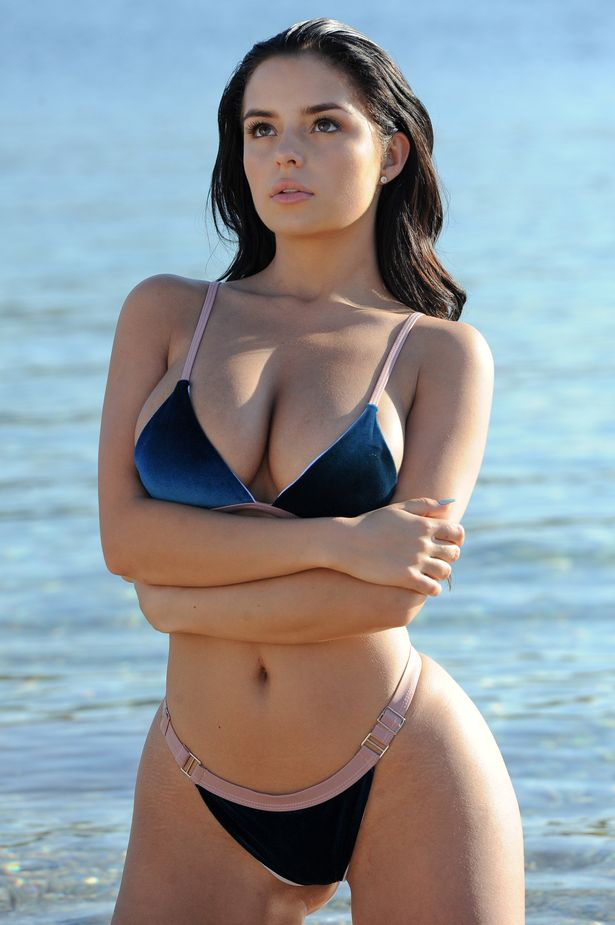
#> input picture 11Computer Vision with Python 3/2Filters and Features/images/image.jpg, 615 x 925 px
$ python 'i8candy edge.py'
#> lines starting #> are read from the running program, lines starting #| are printed output that depends on the picture
from skimage import io
from skimage import feature
from skimage import color


img = io.imread("images/image.jpg")
#> img is the input picture: shape (925, 615, 3); mean R, G, B 144.3, 151.1, 156.1

img = color.rgb2gray(img)
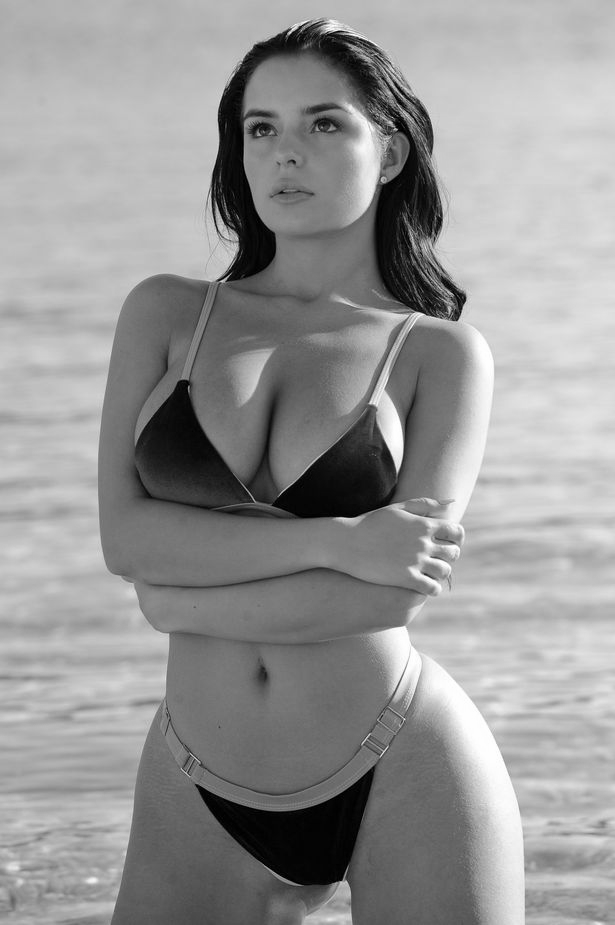
#> img: shape (925, 615) float64; min 0, max 1, mean 0.588
edge = feature.canny(img,3)
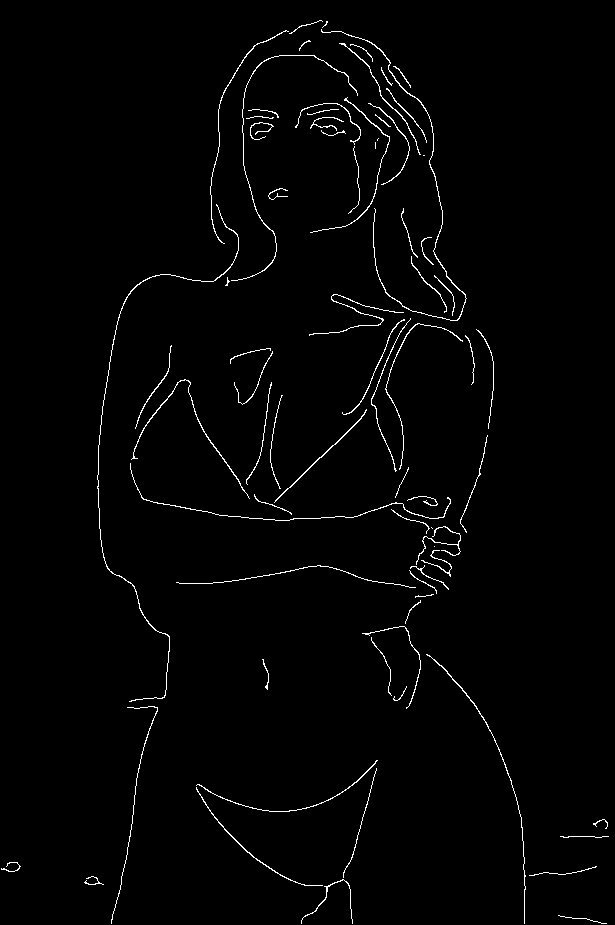
#> edge: shape (925, 615) bool; 1.6% white in thin lines or dots
io.imshow(edge)
io.imsave("images/canny_edge.jpg", edge)
io.show()
